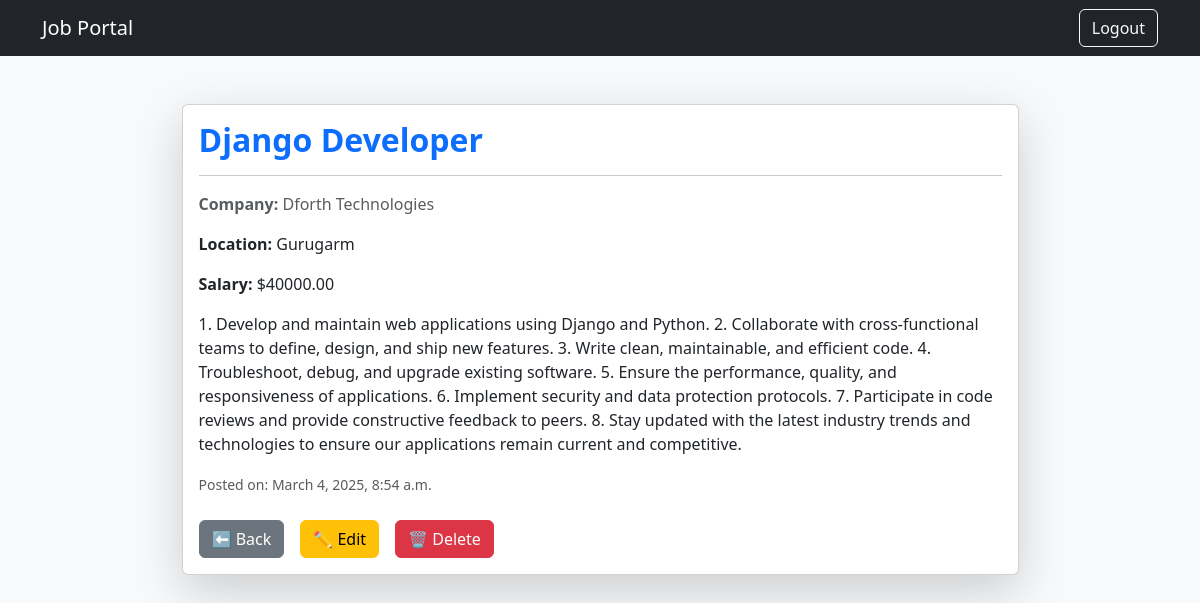
The app's page /job/1/edit/ (signed in) with its own data.
### jobs/models.py (models this page shows, shortened)
class Job(models.Model):
    JOB_TYPES = [
        ('Full-time', 'Full-time'),
        ('Part-time', 'Part-time'),
        ('Remote', 'Remote'),
        ('Contract', 'Contract'),
    ]
    title = models.CharField(max_length=200)
    description = models.TextField()
    company = models.CharField(max_length=200)
    location = models.CharField(max_length=100)
    salary = models.DecimalField(max_digits=10, decimal_places=2, null=True, blank=True)
    job_type = models.CharField(max_length=20, choices=JOB_TYPES, default='Full-time')
    apply_link = models.URLField(blank=True, null=True)
    posted_on = models.DateTimeField(auto_now_add=True)
    class Meta:
        ordering = ['-posted_on']  # Show latest jobs first

### jobs/views.py (the view)
# urls.py: path('job/<int:job_id>/edit/', job_update, name='job_update'),
@login_required
def job_update(request, job_id):
    job = get_object_or_404(Job, id=job_id)
    if request.method == "POST":
        form = JobForm(request.POST, instance=job)
        if form.is_valid():
            form.save()
            return redirect('job_detail', job_id=job.id)
    else:
        form = JobForm(instance=job)
    return render(request, 'job_update.html', {'form': form, 'job': job})

### jobs/templates/job_update.html (shortened to what this page needs)
<!DOCTYPE html>
<html lang="en">
<head>
    <link href="https://cdn.jsdelivr.net/npm/bootstrap@5.3.0/dist/css/bootstrap.min.css" rel="stylesheet">
</head>
<body class="bg-light">
    <nav class="navbar navbar-expand-lg navbar-dark bg-dark">
        <div class="container">
            <a class="navbar-brand" href="{% url 'job_list' %}">Job Portal</a>
            <div class="d-flex">
                <a href="{% url 'logout' %}" class="btn btn-outline-light">Logout</a>
            </div>
        </div>
    </nav>
    <div class="container mt-5 d-flex justify-content-center">
        <div class="card shadow-lg w-75">
            <div class="card-body">
                <h2 class="card-title text-primary fw-bold">{{ job.title }}</h2>
                <hr>
                <p class="text-muted"><strong>Company:</strong> {{ job.company }}</p>
                <p><strong>Location:</strong> {{ job.location }}</p>
                <p><strong>Salary:</strong> ${{ job.salary|floatformat:2 }}</p>
                <p class="mt-3">{{ job.description }}</p>
                <p class="text-muted"><small>Posted on: {{ job.posted_on }}</small></p>
                <div class="d-flex gap-3 mt-4">
                    <a href="{% url 'job_list' %}" class="btn btn-secondary">⬅ Back</a>
                    <a href="{% url 'job_update' job.id %}" class="btn btn-warning">✏ Edit</a>
                    <a href="{% url 'job_delete' job.id %}" class="btn btn-danger">🗑 Delete</a>
                </div>
            </div>
        </div>
    </div>
</body>
</html>

### records on screen
Job: title "Django Developer", company "Dforth Technologies", location "Gurugarm", salary "40000.00", description "1. Develop and maintain web applications using Django and Python. 2. Collaborate with cross-functional teams to define, design, and ship new features. 3. Write clean, maintainable, and efficient code. 4. Troubleshoot, debug, and upgrade existing software. 5. Ensure the performance, quality, and responsiveness of applications. 6. Implement security and data protection protocols. 7. Participate in code reviews and provide constructive feedback to peers. 8. Stay updated with the latest industry trends and technologies to ensure our applications remain current and competitive.", posted_on "March 4, 2025, 8:54 a.m."
